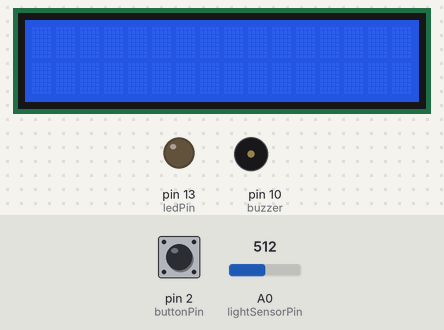
The sketch below on a simulated Arduino Uno, built with avr-gcc and run on an emulated ATmega328P. Parts: 16×2 character LCD, output pins drawn as LEDs (lit = HIGH), buzzer (waves = sounding). The inputs (shaded band) are chosen by the test bench; at power-on: pin 2 (buttonPin) LOW, A0 (lightSensorPin) = 512.

Above: at 1.2 s.
1.3 s: pin 2 (buttonPin) pulled HIGH for 0.15 s
At 2.8 s:
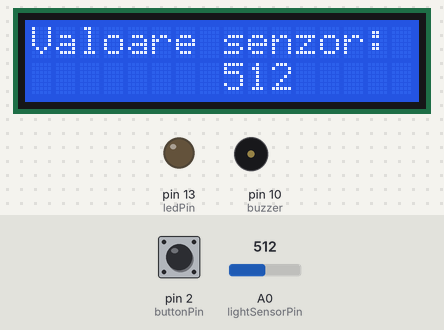
4.4 s: A0 (lightSensorPin) set to 34
At 6.7 s:
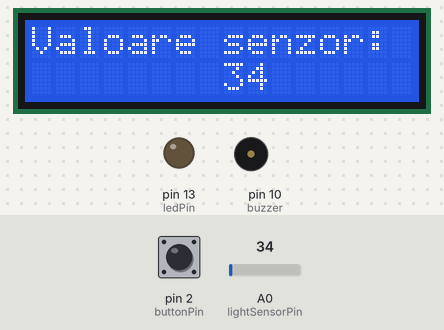
7.4 s: A0 (lightSensorPin) set to 28
At 9.5 s:
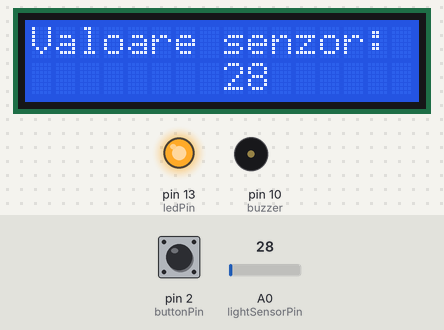
9.8 s: A0 (lightSensorPin) set to 0
At 11.1 s:
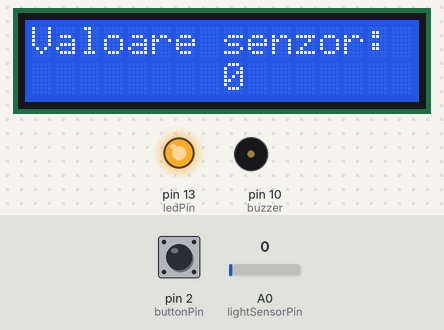
12.1 s: pin 2 (buttonPin) pulled HIGH for 1 s
At 13.4 s:
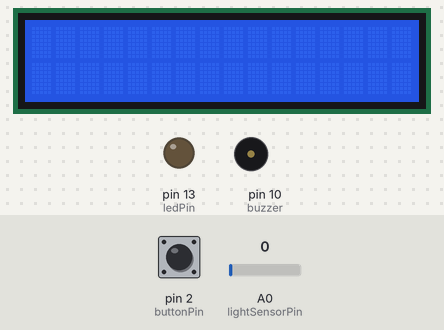
14.6 s: pin 2 (buttonPin) pulled HIGH for 3.2 s
At 15.8 s:
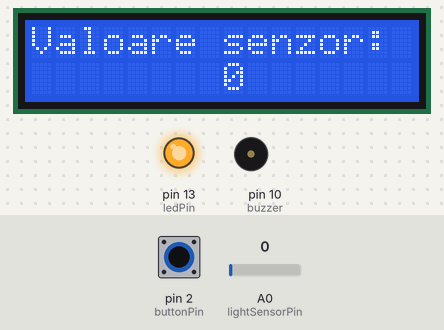
Timing chart, 0 to 17.6 s (numbered marks = the images above; inputs shaded):
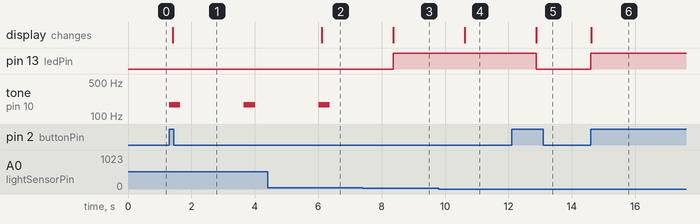

The sketch:

interrupt.ino
```cpp
#include <LiquidCrystal.h>
#define buttonPin 2
#define ledPin 13
#define buzzer 10

volatile boolean state=false;
LiquidCrystal lcd(12, 11, 6, 5, 4, 3);
int lightSensorPin= A0;
int analogValue=0;
void setup() {

  lcd.begin(16, 2);
  pinMode(ledPin, OUTPUT);
  pinMode(buzzer, OUTPUT);
  pinMode(buttonPin, INPUT);
  attachInterrupt(digitalPinToInterrupt(buttonPin), change, RISING);
}

void loop() {

 if (state)
 {
    execute();
 }else
 {
    digitalWrite(ledPin, LOW);
    lcd.clear();
    noTone(buzzer);

 }
}

void execute()
{

  analogValue=analogRead(lightSensorPin);

  if (analogValue<=30)
  {
    digitalWrite(ledPin, HIGH);
  }
  else
  {
     digitalWrite(ledPin, LOW);
     tone(buzzer, 170, 350);
     delay(100);
   }

  lcd.clear();
  lcd.print("Valoare senzor:");
  lcd.setCursor(8,1);
  lcd.print(analogValue);
  delay(2250);

}

void change()
{
  state= !state;
}
```

Measured:
- the behaviour switches between 31 and 30 on A0 (lightSensorPin) (found by bisection; images 2 and 3)
- after the input at 1.3 s, tone on pin 10 (buzzer): alternates 170 Hz for 0.35 s and silent for 2.0 s, starting at once; the display: changes after 0.11 s (image 1)
- after the input at 4.4 s, the display: changes after 1.7 s (image 2)
- after the input at 7.4 s, pin 13 (ledPin): LOW → HIGH after 0.97 s; tone on pin 10 (buzzer): stays silent (without the input it goes to 170 Hz after 0.97 s); the display: changes after 0.97 s (image 3)
- after the input at 9.8 s, the display: changes after 0.83 s (image 4)
- after the input at 12.1 s, pin 13 (ledPin): HIGH → LOW after 0.78 s; the display: changes after 0.78 s (image 5)
- after the input at 14.6 s, pin 13 (ledPin): LOW → HIGH at once; the display: changes at once (image 6)
